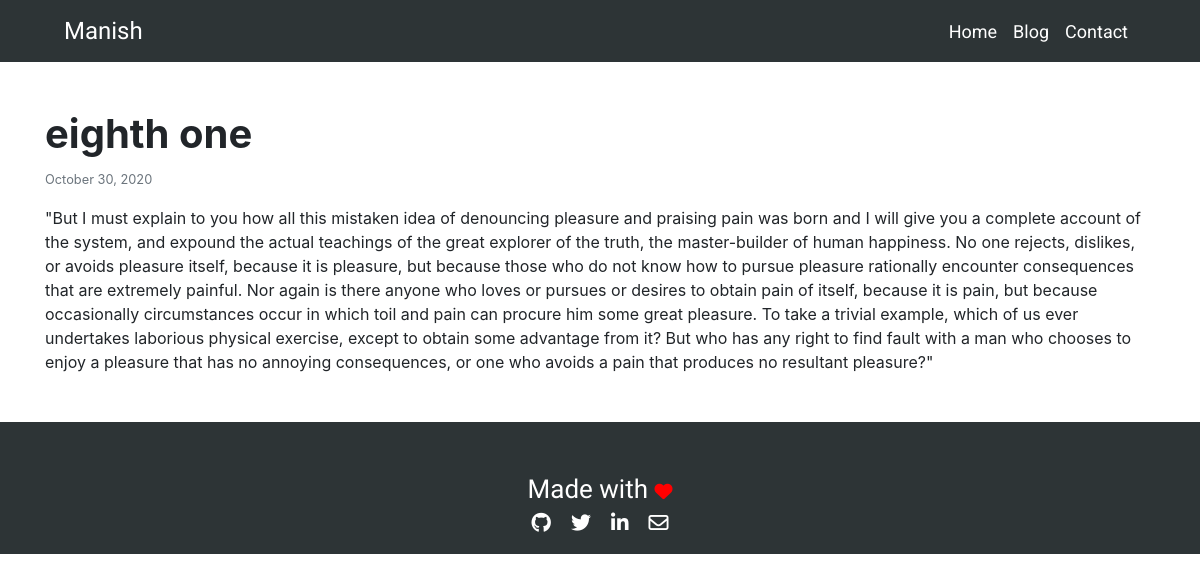
The page /blog/post/8/ on the database its author committed.
### main/models.py (models this page shows)
class Post(models.Model):
    title = models.CharField(max_length=300)
    content = RichTextField()
    posted_date = models.DateTimeField(auto_now_add=True)

### main/views.py (the view)
# urls.py: path('blog/post/<int:post_id>/', views.post, name="post"),
def post(request, post_id=None):
    post = get_object_or_404(Post, id=post_id)
    context = {'post': post}
    return render(request, 'main/post.html', context)

### main/templates/main/post.html (shortened to what this page needs)
{% extends 'main/index.html' %}
{% block main-content %}
<div class="container">
    <div class="mt-5 mb-5">
        <h1><b>{{ post.title }}</b></h1>
        <p class="text-muted"><small>{{ post.posted_date|date:"F d, Y" }}</small></p>
        <p class="mt-3">{{ post.content|safe }}</p>
    </div>
</div>
{% endblock %}

### main/static/main/style.css (style rules this page uses)
html { scroll-behavior: smooth; }

### rows shown on the page
Post: title "eighth one", posted_date "October 30, 2020", content "\"But I must explain to you how all this mistaken idea of denouncing pleasure and praising pain was born and I will give you a complete account of the system, and expound the actual teachings of the great explorer of the truth, the master-builder of human happiness. No one rejects, dislikes, or avoids pleasure itself, because it is pleasure, but because those who do not know how to pursue pleasure rationally encounter consequences that are extremely painful. Nor again is there anyone who loves or pursues or desires to obtain pain of itself, because it is pain, but because occasionally circumstances occur in which toil and pain can procure him some great pleasure. To take a trivial example,…"
